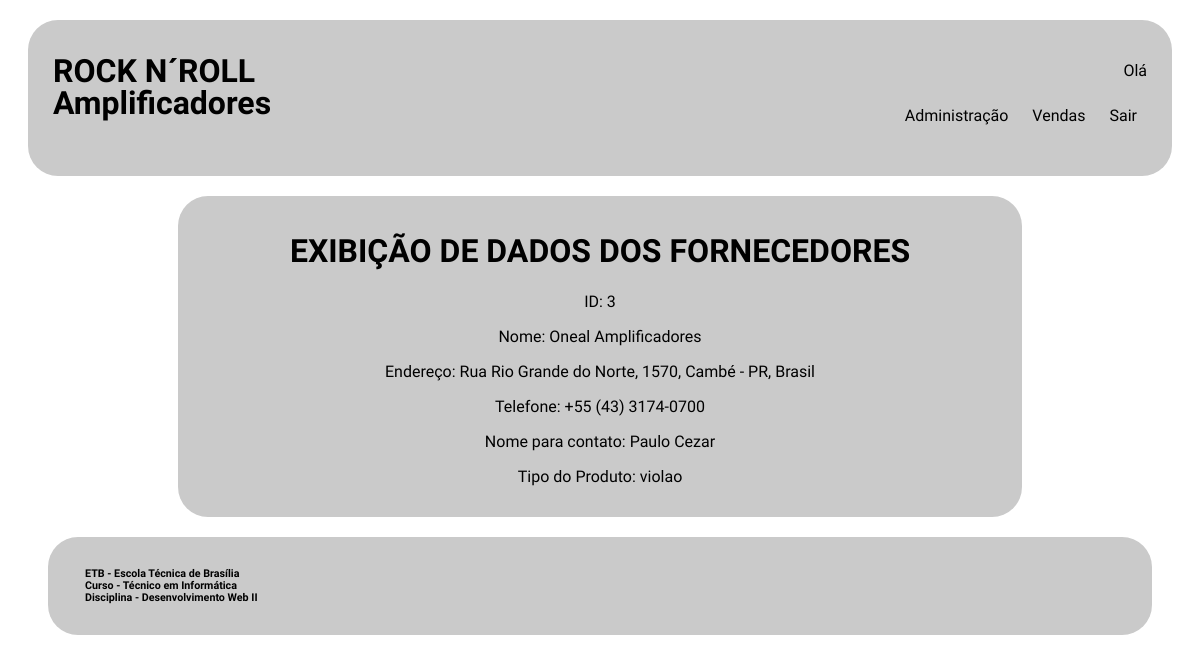
The page /exibe_for.php?codigo=3 on the database its author committed.
### tables this page shows
CREATE TABLE `fornecedores` (
  `COD_FOR` int(11) NOT NULL AUTO_INCREMENT,
  `NOME_FOR` varchar(45) NOT NULL,
  `ENDERECO_FOR` varchar(255) DEFAULT NULL,
  `TELEFONE_FOR` varchar(20) DEFAULT NULL,
  `NOMECONTATO_FOR` varchar(45) DEFAULT NULL,
  `PRODUTO_FOR` varchar(100) DEFAULT NULL,
  PRIMARY KEY (`COD_FOR`)
);

### exibe_for.php (the view, shortened to what this page needs)
<!DOCTYPE html>
<html>
    <head>
        <link rel="stylesheet" type="text/css" href="css/layout.css">
		<link rel="stylesheet" type="text/css" href="css/menu.css">
    </head>
    <body>
        <div id="principal">
			<div id="topo">
				<div id="logo">
					<h1> ROCK N´ROLL </h1>
					<h1> Amplificadores </h1>
				</div>
				<div id="menu_global"  class="menu_global">
					<p align="right"> Olá <?php include "valida_login.php";?> </p>
					<?php include "menu_local.php"; ?>
				</div>
			</div>
			<div id="conteudo_especifico">
				<h1> EXIBIÇÃO DE DADOS DOS FORNECEDORES </h1>
				<?php
					$conectar = mysqli_connect("localhost","root","","4000870");
					$codigo = $_GET["codigo"];
					$sql_pesquisa = "SELECT
									    nome_for,
										endereco_for,
										telefone_for,
										nomecontato_for,
										produto_for
									 FROM
										fornecedores
									 WHERE
										cod_for = '$codigo'";
					$tabela_resultado = mysqli_query($conectar, $sql_pesquisa);
					$registro = mysqli_fetch_row($tabela_resultado);
					echo "<p> ID: $codigo </p>";
					echo "<p> Nome: $registro[0] </p>";
					echo "<p> Endereço: $registro[1] </p>";
					echo "<p> Telefone: $registro[2] </p>";
					echo "<p> Nome para contato: $registro[3] </p>";
                    echo "<p> Tipo do Produto: $registro[4] </p>";
				?>
			</div>
			<div id="rodape">
				<div id="texto_institucional">
					<div id="texto_institucional">
						<h6> ETB - Escola Técnica de Brasília </h6>
						<h6> Curso - Técnico em Informática </h6>
						<h6> Disciplina - Desenvolvimento Web II </h6>
					</div>
				</div>
		</div>
    </body>
</html>

### css/layout.css (style rules this page uses)
#principal { margin: 20px; font-family: 'Dosis',sans-serif; }
#topo { padding: 25px; display: grid; grid-template-columns: auto auto; margin: 0px auto 20px auto; grid-gap: 5px; border-radius: 30px; border: none; background: rgb(202, 202, 202); justify-content: space-between; }
#logo h1 { line-height: 10px; word-spacing: 0px; }
#conteudo_especifico { padding: 15px; margin: auto 150px auto 150px; text-align: center; border-radius: 30px; background: rgb(202, 202, 202); }
#rodape { padding: 25px; display: grid; grid-template-columns: auto auto; margin: 20px 20px 20px 20px; grid-gap: 5px; border-radius: 30px; border: none; background: rgb(202, 202, 202); justify-content: space-between; }
#rodape h6 { line-height: 0px; word-spacing: 0px; margin: 12px auto 12px 12px; }

### rows shown on the page
fornecedores: NOME_FOR "Oneal Amplificadores", ENDERECO_FOR "Rua Rio Grande do Norte, 1570, Cambé - PR, Brasil", TELEFONE_FOR "+55 (43) 3174-0700", NOMECONTATO_FOR "Paulo Cezar", PRODUTO_FOR "violao"

### other values the page prints
$codigo "3"
